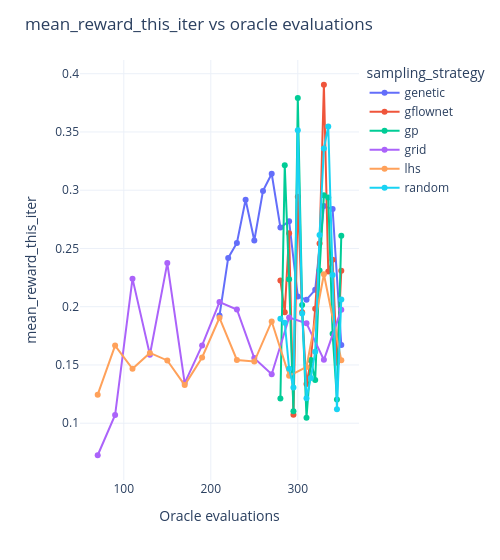

Source (notebook cell):
### Code cell
plot_oracle_efficiency(metrics, metric="mean_reward_this_iter")

### Figure 1 — Plotly figure (JSON) as saved in the notebook; plotly's stock layout.template omitted (floating-point values rounded to 4 significant figures)
{"data": [{"customdata": [[1, "run_616"], [2, "run_616"], [3, "run_616"], [4, "run_616"], [5, "run_616"], [6, "run_616"], [7, "run_616"], [8, "run_616"], [9, "run_616"], [10, "run_616"], [11, "run_616"], [12, "run_616"], [13, "run_616"], [14, "run_616"], [15, "run_616"]], "hovertemplate": "sampling_strategy=genetic<br>oracle_evals_total=%{x}<br>mean_reward_this_iter=%{y}<br>iteration=%{customdata[0]}<br>run=%{customdata[1]}<extra></extra>", "legendgroup": "genetic", "line": {"color": "#636efa", "dash": "solid"}, "marker": {"symbol": "circle"}, "mode": "lines+markers", "name": "genetic", "orientation": "v", "showlegend": true, "type": "scatter", "x": [210, 220, 230, 240, 250, 260, 270, 280, 290, 300, 310, 320, 330, 340, 350], "xaxis": "x", "y": [0.1924, 0.2419, 0.2547, 0.2918, 0.2568, 0.2994, 0.3141, 0.268, 0.2734, 0.2087, 0.2061, 0.2145, 0.2864, 0.2839, 0.1671], "yaxis": "y"}, {"customdata": [[1, "run_53"], [2, "run_53"], [3, "run_53"], [4, "run_53"], [5, "run_53"], [6, "run_53"], [7, "run_53"], [8, "run_53"], [9, "run_53"], [10, "run_53"], [11, "run_53"], [12, "run_53"], [13, "run_53"], [14, "run_53"], [15, "run_53"]], "hovertemplate": "sampling_strategy=gflownet<br>oracle_evals_total=%{x}<br>mean_reward_this_iter=%{y}<br>iteration=%{customdata[0]}<br>run=%{customdata[1]}<extra></extra>", "legendgroup": "gflownet", "line": {"color": "#EF553B", "dash": "solid"}, "marker": {"symbol": "circle"}, "mode": "lines+markers", "name": "gflownet", "orientation": "v", "showlegend": true, "type": "scatter", "x": [280, 285, 290, 295, 300, 305, 310, 315, 320, 325, 330, 335, 340, 345, 350], "xaxis": "x", "y": [0.2225, 0.1953, 0.2629, 0.1073, 0.2943, 0.1952, 0.1336, 0.1538, 0.1983, 0.2542, 0.3905, 0.2302, 0.2402, 0.1518, 0.2308], "yaxis": "y"}, {"customdata": [[1, "run_557"], [2, "run_557"], [3, "run_557"], [4, "run_557"], [5, "run_557"], [6, "run_557"], [7, "run_557"], [8, "run_557"], [9, "run_557"], [10, "run_557"], [11, "run_557"], [12, "run_557"], [13, "run_557"], [14, "run_557"], [15, "run_557"]], "hovertemplate": "sampling_strategy=gp<br>oracle_evals_total=%{x}<br>mean_reward_this_iter=%{y}<br>iteration=%{customdata[0]}<br>run=%{customdata[1]}<extra></extra>", "legendgroup": "gp", "line": {"color": "#00cc96", "dash": "solid"}, "marker": {"symbol": "circle"}, "mode": "lines+markers", "name": "gp", "orientation": "v", "showlegend": true, "type": "scatter", "x": [280, 285, 290, 295, 300, 305, 310, 315, 320, 325, 330, 335, 340, 345, 350], "xaxis": "x", "y": [0.1211, 0.3215, 0.2237, 0.1102, 0.3792, 0.2015, 0.1046, 0.1542, 0.1371, 0.231, 0.2957, 0.2937, 0.1768, 0.1204, 0.261], "yaxis": "y"}, {"customdata": [[1, "run_435"], [2, "run_435"], [3, "run_435"], [4, "run_435"], [5, "run_435"], [6, "run_435"], [7, "run_435"], [8, "run_435"], [9, "run_435"], [10, "run_435"], [11, "run_435"], [12, "run_435"], [13, "run_435"], [14, "run_435"], [15, "run_435"]], "hovertemplate": "sampling_strategy=grid<br>oracle_evals_total=%{x}<br>mean_reward_this_iter=%{y}<br>iteration=%{customdata[0]}<br>run=%{customdata[1]}<extra></extra>", "legendgroup": "grid", "line": {"color": "#ab63fa", "dash": "solid"}, "marker": {"symbol": "circle"}, "mode": "lines+markers", "name": "grid", "orientation": "v", "showlegend": true, "type": "scatter", "x": [70, 90, 110, 130, 150, 170, 190, 210, 230, 250, 270, 290, 310, 330, 350], "xaxis": "x", "y": [0.07248, 0.107, 0.2241, 0.1588, 0.2374, 0.1344, 0.1667, 0.2039, 0.1976, 0.1559, 0.1421, 0.1908, 0.1858, 0.1544, 0.1974], "yaxis": "y"}, {"customdata": [[1, "run_375"], [2, "run_375"], [3, "run_375"], [4, "run_375"], [5, "run_375"], [6, "run_375"], [7, "run_375"], [8, "run_375"], [9, "run_375"], [10, "run_375"], [11, "run_375"], [12, "run_375"], [13, "run_375"], [14, "run_375"], [15, "run_375"]], "hovertemplate": "sampling_strategy=lhs<br>oracle_evals_total=%{x}<br>mean_reward_this_iter=%{y}<br>iteration=%{customdata[0]}<br>run=%{customdata[1]}<extra></extra>", "legendgroup": "lhs", "line": {"color": "#FFA15A", "dash": "solid"}, "marker": {"symbol": "circle"}, "mode": "lines+markers", "name": "lhs", "orientation": "v", "showlegend": true, "type": "scatter", "x": [70, 90, 110, 130, 150, 170, 190, 210, 230, 250, 270, 290, 310, 330, 350], "xaxis": "x", "y": [0.1245, 0.1666, 0.1466, 0.1603, 0.1539, 0.1327, 0.1565, 0.1905, 0.1542, 0.1529, 0.1874, 0.1407, 0.1482, 0.2279, 0.1541], "yaxis": "y"}, {"customdata": [[1, "run_338"], [2, "run_338"], [3, "run_338"], [4, "run_338"], [5, "run_338"], [6, "run_338"], [7, "run_338"], [8, "run_338"], [9, "run_338"], [10, "run_338"], [11, "run_338"], [12, "run_338"], [13, "run_338"], [14, "run_338"], [15, "run_338"]], "hovertemplate": "sampling_strategy=random<br>oracle_evals_total=%{x}<br>mean_reward_this_iter=%{y}<br>iteration=%{customdata[0]}<br>run=%{customdata[1]}<extra></extra>", "legendgroup": "random", "line": {"color": "#19d3f3", "dash": "solid"}, "marker": {"symbol": "circle"}, "mode": "lines+markers", "name": "random", "orientation": "v", "showlegend": true, "type": "scatter", "x": [280, 285, 290, 295, 300, 305, 310, 315, 320, 325, 330, 335, 340, 345, 350], "xaxis": "x", "y": [0.1896, 0.1863, 0.1468, 0.1306, 0.3515, 0.1941, 0.1214, 0.1389, 0.1613, 0.2615, 0.3358, 0.3547, 0.2271, 0.1119, 0.2063], "yaxis": "y"}], "layout": {"legend": {"title": {"text": "sampling_strategy"}, "tracegroupgap": 0}, "margin": {"t": 60}, "title": {"text": "mean_reward_this_iter vs oracle evaluations"}, "width": 500, "xaxis": {"anchor": "y", "domain": [0, 1], "title": {"text": "Oracle evaluations"}}, "yaxis": {"anchor": "x", "domain": [0, 1], "title": {"text": "mean_reward_this_iter"}}}}
